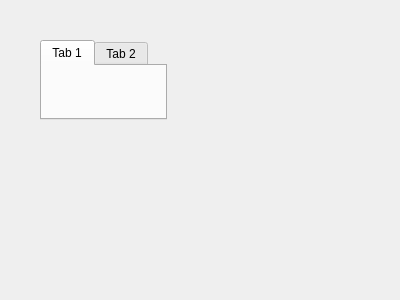
<?xml version="1.0" encoding="UTF-8"?>
<ui version="4.0">
 <class>UiKdf</class>
 <widget class="QMainWindow" name="UiKdf">
  <property name="geometry">
   <rect>
    <x>0</x>
    <y>0</y>
    <width>400</width>
    <height>300</height>
   </rect>
  </property>
  <property name="windowTitle">
   <string>KDF - Key Derivation Functions</string>
  </property>
  <widget class="QWidget" name="centralwidget">
   <widget class="QTabWidget" name="tabWidget">
    <property name="geometry">
     <rect>
      <x>40</x>
      <y>40</y>
      <width>127</width>
      <height>80</height>
     </rect>
    </property>
    <widget class="QWidget" name="tab">
     <attribute name="title">
      <string>Tab 1</string>
     </attribute>
    </widget>
    <widget class="QWidget" name="tab_2">
     <attribute name="title">
      <string>Tab 2</string>
     </attribute>
    </widget>
   </widget>
  </widget>
 </widget>
 <resources/>
 <connections/>
</ui>
